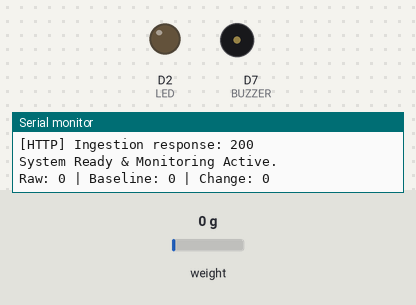
Bench run of a sketch on a simulated ESP8266 (NodeMCU). Shown: output pins drawn as LEDs (lit = HIGH), buzzer (waves = sounding, pin HIGH), the last lines printed to the serial monitor. Inputs (shaded band) come from the test bench; at power-on: weight on the scale 0 g. WiFi joins after 1.5 s; servers stay silent unless stated; uploads are accepted with an empty reply.

Above: at 6.1 s.
6.2 s: weight on the scale set to 26 g
7.7 s: weight on the scale set to 31 g
At 9.5 s:
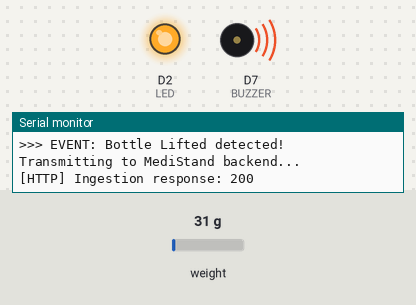
Timing chart, 0 to 11.0 s (numbered marks = the images above; inputs shaded):
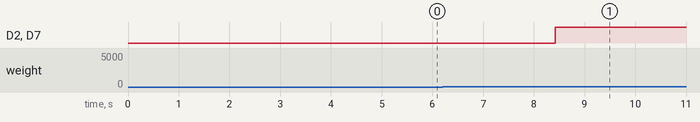

The sketch:

MediStand_WiFi.ino
```cpp
/**
 * MediStand — IoT Smart Medicine Bottle Stand Firmware (ESP8266 + HX711)
 *
 * Hardware:
 *   - Microcontroller: ESP8266 NodeMCU v1.0
 *   - Load Cell Amplifier: HX711
 *   - DT Pin:  D6 (GPIO12)
 *   - SCK Pin: D5 (GPIO14)
 *   - Buzzer:  D7 (GPIO13) [Optional / Local Alert]
 *   - LED:     D2 (GPIO4)  [Optional / Local Indicator]
 *
 * Description:
 *   Extends the baseline MediStand firmware to transmit real-time telemetry
 *   and bottle-lift events to the Node.js/Express backend over Wi-Fi.
 *   The original sensor-reading logic, baseline calibration, and threshold
 *   checks are fully preserved.
 */

#include <ESP8266WiFi.h>
#include <ESP8266HTTPClient.h>
#include <WiFiClient.h>
#include "HX711.h"

// --- Pin Definitions (Preserved Baseline) ---
#define HX711_DT D6    // GPIO12
#define HX711_SCK D5   // GPIO14
#define BUZZER D7      // GPIO13
#define LED D2         // GPIO4

// --- Wi-Fi & Backend Server Configuration ---
const char* WIFI_SSID     = "Wifi Name";
const char* WIFI_PASSWORD = "Wifi Password";

// IP address of the machine running the MediStand Node.js server:
const char* SERVER_HOST   = "Ip Address";  // Current PC Wi-Fi Hotspot IP
const int   SERVER_PORT   = 5000;

// Device Credentials (registered in MediStand dashboard):
const char* DEVICE_ID     = "MEDISTAND-001";
const char* DEVICE_API_KEY= "mst_live_key_medistand_001";

// --- Sensor Variables (Preserved Baseline) ---
HX711 scale;
long baseline = 0;
long threshold = 12000;

// State Tracking & Telemetry Timers
bool isBottlePresent = true;
unsigned long lastHeartbeatTime = 0;
const unsigned long HEARTBEAT_INTERVAL = 30000; // Send heartbeat every 30s
unsigned long lastEventSendTime = 0;
const unsigned long DEBOUNCE_DELAY = 4000;     // 4s debounce between lift/return transitions

void setupWiFi() {
  Serial.println();
  Serial.print("Connecting to Wi-Fi SSID: [");
  Serial.print(WIFI_SSID);
  Serial.println("]");

  WiFi.disconnect(true);
  delay(200);
  WiFi.mode(WIFI_STA);
  WiFi.setAutoReconnect(true);
  WiFi.begin(WIFI_SSID, WIFI_PASSWORD);

  int attempts = 0;
  // Give up to 20 seconds for initial connection
  while (WiFi.status() != WL_CONNECTED && attempts < 40) {
    delay(500);
    Serial.print(".");
    attempts++;
  }

  if (WiFi.status() == WL_CONNECTED) {
    Serial.println("\n[Wi-Fi] Connected successfully!");
    Serial.print("[Wi-Fi] NodeMCU IP: ");
    Serial.println(WiFi.localIP());
  } else {
    Serial.println("\n[Wi-Fi] Connection timed out on boot.");
    Serial.printf("[Wi-Fi] Status code: %d (3=CONNECTED, 4=CONNECT_FAILED, 1=NO_SSID_AVAIL, 6=DISCONNECTED)\n", WiFi.status());
    Serial.println("[Wi-Fi] NOTE: If using a phone hotspot, ensure Hotspot Security is set to 'WPA2-Personal' (ESP8266 cannot connect to pure WPA3).");
    Serial.println("[Wi-Fi] Continuing in background reconnect mode...");
  }
}

/**
 * Transmits sensor telemetry and detected bottle state changes to Express backend
 */
void sendTelemetry(long currentRaw, long diff, const char* eventType) {
  if (WiFi.status() != WL_CONNECTED) {
    Serial.println("[HTTP] Wi-Fi not connected. Skipping packet.");
    return;
  }

  WiFiClient client;
  HTTPClient http;

  String endpoint = "http://" + String(SERVER_HOST) + ":" + String(SERVER_PORT) +
                    "/api/devices/" + String(DEVICE_ID) + "/telemetry";

  if (http.begin(client, endpoint)) {
    http.setTimeout(3000);
    http.addHeader("Content-Type", "application/json");
    http.addHeader("x-device-key", DEVICE_API_KEY);

    // Build JSON payload
    String payload = "{";
    payload += "\"deviceId\":\"" + String(DEVICE_ID) + "\",";
    payload += "\"rawValue\":" + String(currentRaw) + ",";
    payload += "\"baseline\":" + String(baseline) + ",";
    payload += "\"difference\":" + String(diff);
    if (eventType != nullptr && strlen(eventType) > 0) {
      payload += ",\"event\":\"" + String(eventType) + "\"";
    }
    payload += "}";

    int httpCode = http.POST(payload);

    if (httpCode > 0) {
      Serial.printf("[HTTP] Ingestion response: %d\n", httpCode);
    } else {
      Serial.printf("[HTTP] Error sending telemetry: %s\n", http.errorToString(httpCode).c_str());
    }

    http.end();
  }
}

void setup() {
  Serial.begin(115200);

  pinMode(BUZZER, OUTPUT);
  pinMode(LED, OUTPUT);

  digitalWrite(BUZZER, LOW);
  digitalWrite(LED, LOW);

  // Initialize HX711
  scale.begin(HX711_DT, HX711_SCK);

  Serial.println("========================================");
  Serial.println(" MediStand — IoT Smart Medicine Bottle ");
  Serial.println("========================================");

  // Connect to Local Wi-Fi
  setupWiFi();

  Serial.println("Waiting for HX711 load cell ready...");
  while (!scale.is_ready()) {
    delay(100);
  }

  delay(2000);
  // Startup tare baseline reading (Preserved from baseline code)
  baseline = scale.read_average(10);
  Serial.print("Calibrated Baseline: ");
  Serial.println(baseline);

  // Send initial startup registration packet
  sendTelemetry(baseline, 0, "system_boot");

  Serial.println("System Ready & Monitoring Active.");
}

void loop() {
  if (!scale.is_ready()) {
    digitalWrite(BUZZER, LOW);
    digitalWrite(LED, LOW);
    Serial.println("HX711 not ready");
    delay(500);
    return;
  }

  // Read current weight average (Preserved baseline: 5 samples)
  long current = scale.read_average(5);
  long difference = abs(current - baseline);

  Serial.print("Raw: ");
  Serial.print(current);
  Serial.print(" | Baseline: ");
  Serial.print(baseline);
  Serial.print(" | Change: ");
  Serial.println(difference);

  unsigned long now = millis();

  // Local alert indicators (Preserved baseline behavior)
  if (difference > threshold) {
    digitalWrite(BUZZER, HIGH);
    digitalWrite(LED, HIGH);

    // State change: Bottle has been lifted from the stand
    if (isBottlePresent && (now - lastEventSendTime > DEBOUNCE_DELAY)) {
      isBottlePresent = false;
      lastEventSendTime = now;
      Serial.println(">>> EVENT: Bottle Lifted detected! Transmitting to MediStand backend...");
      sendTelemetry(current, difference, "bottle_lifted");
    }
  } else {
    digitalWrite(BUZZER, LOW);
    digitalWrite(LED, LOW);

    // State change: Bottle has been placed back on the stand
    if (!isBottlePresent && (now - lastEventSendTime > DEBOUNCE_DELAY)) {
      isBottlePresent = true;
      lastEventSendTime = now;
      Serial.println(">>> EVENT: Bottle Returned detected! Transmitting to MediStand backend...");
      sendTelemetry(current, difference, "bottle_returned");
    }
  }

  // Periodic Telemetry Heartbeat (Keep-alive watchdog)
  if (now - lastHeartbeatTime > HEARTBEAT_INTERVAL) {
    lastHeartbeatTime = now;
    sendTelemetry(current, difference, "");
  }

  // Non-blocking Wi-Fi retry if disconnected
  static unsigned long lastWiFiRetry = 0;
  if (WiFi.status() != WL_CONNECTED && now - lastWiFiRetry > 4000) {
    lastWiFiRetry = now;
    int st = WiFi.status();
    Serial.printf("[Wi-Fi] Status code: %d (1=SSID_NOT_FOUND, 4=AUTH_OR_WPA3_FAIL, 6=DISCONNECTED). Retrying...\n", st);
    WiFi.reconnect();
  }

  delay(500);
}
```

Measured:
- the behaviour switches between 28 and 29 g on weight on the scale (found by bisection; images 0 and 1)
- after the input at 7.7 s, D2 (LED), D7 (BUZZER): LOW → HIGH after 0.72 s
